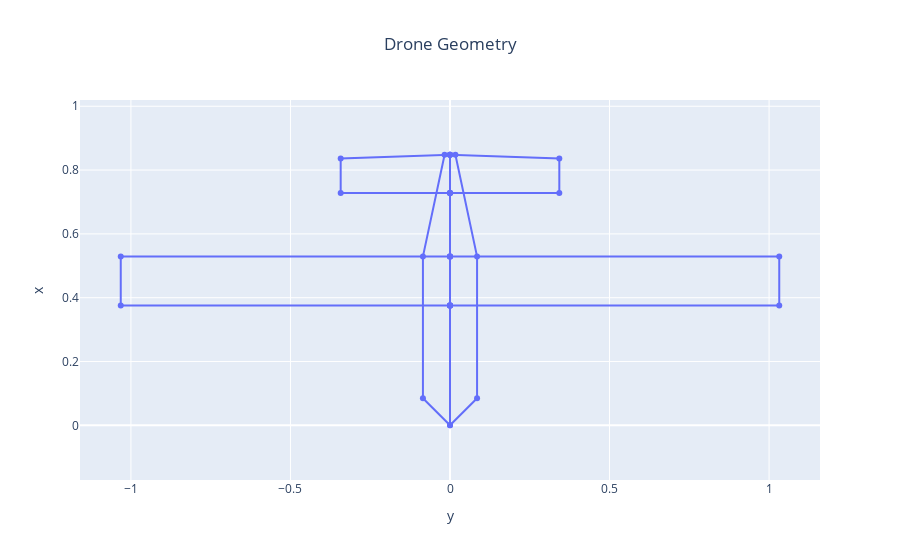

Notebook source saved alongside this figure:
### Markdown cell above
## 3. Analysis and plots

You can now use postprocessing plots to visualize the results of the MDO.

### Code cell
fig = fixedwing_geometry_plot(OUTPUT_FILE, name="Drone MDO")
fig.show()

### Figure 1 — Plotly figure (JSON) as saved in the notebook; plotly's stock layout.template omitted (floating-point values rounded to 4 significant figures)
{"data": [{"mode": "lines+markers", "name": "Drone MDO", "type": "scatter", "uid": "4cfd735a-7537-489b-94d7-f99659116007", "x": [0, -0.08483, -0.08483, -0.01697, 0, 0, 0, -1.032, -1.032, 0, 0, 0, 0, -0.3426, -0.3426, 0, 0, 0, 0.08483, 0.08483, 0.01697, 0, 0, 0, 1.032, 1.032, 0, 0, 0, 0, 0.3426, 0.3426, 0, 0], "y": [0, 0.08483, 0.529, 0.8483, 0.8483, 0.3752, 0.3752, 0.3752, 0.529, 0.529, 0.529, 0.3752, 0.7281, 0.7281, 0.8362, 0.8483, 0.7281, 0, 0.08483, 0.529, 0.8483, 0.8483, 0.3752, 0.3752, 0.3752, 0.529, 0.529, 0.529, 0.3752, 0.7281, 0.7281, 0.8362, 0.8483, 0.7281]}], "layout": {"autosize": true, "title": {"text": "Drone Geometry", "x": 0.5}, "xaxis": {"autorange": true, "domain": [0, 1], "range": [-2.487, 2.487], "title": {"text": "y"}, "type": "linear"}, "yaxis": {"autorange": true, "domain": [0, 1], "range": [-0.07, 0.9183], "scaleanchor": "x", "scaleratio": 1, "title": {"text": "x"}, "type": "linear"}}}
